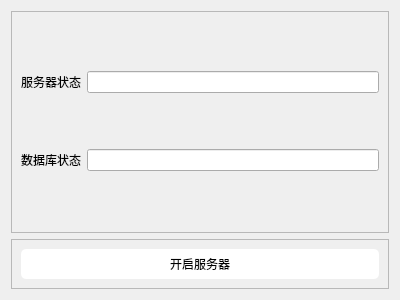
<?xml version="1.0" encoding="UTF-8"?>
<ui version="4.0">
 <class>server_win</class>
 <widget class="QWidget" name="server_win">
  <property name="geometry">
   <rect>
    <x>0</x>
    <y>0</y>
    <width>400</width>
    <height>300</height>
   </rect>
  </property>
  <property name="windowTitle">
   <string>服务器</string>
  </property>
  <layout class="QVBoxLayout" name="verticalLayout">
   <item>
    <widget class="QFrame" name="frame_2">
     <property name="sizePolicy">
      <sizepolicy hsizetype="Preferred" vsizetype="Preferred">
       <horstretch>0</horstretch>
       <verstretch>1</verstretch>
      </sizepolicy>
     </property>
     <property name="frameShape">
      <enum>QFrame::StyledPanel</enum>
     </property>
     <property name="frameShadow">
      <enum>QFrame::Raised</enum>
     </property>
     <layout class="QGridLayout" name="gridLayout">
      <item row="0" column="0">
       <widget class="QLabel" name="server_status">
        <property name="text">
         <string>服务器状态</string>
        </property>
       </widget>
      </item>
      <item row="0" column="1">
       <widget class="QLineEdit" name="server_text">
        <property name="readOnly">
         <bool>true</bool>
        </property>
       </widget>
      </item>
      <item row="1" column="0">
       <widget class="QLabel" name="database_status">
        <property name="text">
         <string>数据库状态</string>
        </property>
       </widget>
      </item>
      <item row="1" column="1">
       <widget class="QLineEdit" name="database_text">
        <property name="readOnly">
         <bool>true</bool>
        </property>
       </widget>
      </item>
     </layout>
    </widget>
   </item>
   <item>
    <widget class="QFrame" name="frame">
     <property name="frameShape">
      <enum>QFrame::StyledPanel</enum>
     </property>
     <property name="frameShadow">
      <enum>QFrame::Raised</enum>
     </property>
     <layout class="QHBoxLayout" name="horizontalLayout">
      <item>
       <widget class="QPushButton" name="open_btn">
        <property name="minimumSize">
         <size>
          <width>0</width>
          <height>30</height>
         </size>
        </property>
        <property name="cursor">
         <cursorShape>PointingHandCursor</cursorShape>
        </property>
        <property name="styleSheet">
         <string notr="true">border:5px,outset,rgb(71, 71, 71);
border-radius:5px;
background-color: rgb(255, 255, 255);
</string>
        </property>
        <property name="text">
         <string>开启服务器</string>
        </property>
       </widget>
      </item>
     </layout>
    </widget>
   </item>
  </layout>
 </widget>
 <resources/>
 <connections>
  <connection>
   <sender>open_btn</sender>
   <signal>clicked()</signal>
   <receiver>server_win</receiver>
   <slot>open_server_work()</slot>
   <hints>
    <hint type="sourcelabel">
     <x>341</x>
     <y>262</y>
    </hint>
    <hint type="destinationlabel">
     <x>394</x>
     <y>236</y>
    </hint>
   </hints>
  </connection>
 </connections>
 <slots>
  <slot>open_server_work()</slot>
  <slot>close_server_work()</slot>
 </slots>
</ui>
